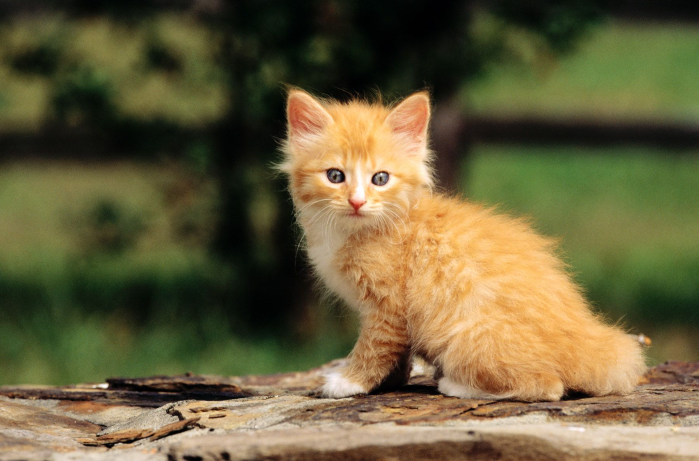
#> input picture third_project/5_query_images/1.png, 1397 x 922 px, given as the content of the folder 45_database_images, which was not available (shown at 1/2 size)
$ python RGB_search.py
#> lines starting #> are read from the running program, lines starting #| are printed output that depends on the picture; pictures that were not available may be replaced by others from this repository, and a replacement may not be noted
import os
import cv2
import numpy as np
import matplotlib.pyplot as plt

# 配置路径和参数
query_dir = "5_query_images"  # 检索请求图像路径
db_dir = "45_database_images"  # 被检索图像路径
output_dir = "results"  # 结果保存路径
os.makedirs(output_dir, exist_ok=True)


# 计算RGB直方图（8 bins/通道）
def compute_histogram(image_path):
#> called with image_path = '45_database_images/1.png'
    image = cv2.imread(image_path)
#> image is the input picture: shape (922, 1397, 3); mean B, G, R 60.9, 96.1, 105.5
    image = cv2.cvtColor(image, cv2.COLOR_BGR2RGB)  # 转为RGB格式
    hist = cv2.calcHist([image], [0, 1, 2], None, [8, 8, 8], [0, 256, 0, 256, 0, 256])
    hist = cv2.normalize(hist, hist).flatten()  # 归一化并展平为1D向量
#> hist = 512 values, max 0.759 at index 0, min 0 at index 2, mean 0.00768
    return hist


# 加载所有图像直方图
database = {}
for img_name in os.listdir(db_dir):
    img_path = os.path.join(db_dir, img_name)
    database[img_name] = compute_histogram(img_path)

# 处理每个检索请求
for query_name in os.listdir(query_dir):
    query_path = os.path.join(query_dir, query_name)
    query_hist = compute_histogram(query_path)
#> query_hist has the same summary as hist in compute_histogram

    # 计算与所有被检索图像的相似度（欧氏距离）
    distances = {}
    for db_name, db_hist in database.items():
        distance = np.linalg.norm(query_hist - db_hist)
        distances[db_name] = distance
#> this loop made 1 pass
#> (db_name, distance) on pass 1: ('1.png', 0)
#> after the loop, distances = {'1.png': 0}

    # 按距离排序，取前3名
    sorted_results = sorted(distances.items(), key=lambda x: x[1])[:3]
#> sorted_results = [('1.png', 0)]

    # 可视化结果
    fig = plt.figure(figsize=(10, 4))
    plt.subplot(1, 4, 1)
    query_img = cv2.cvtColor(cv2.imread(query_path), cv2.COLOR_BGR2RGB)
    plt.imshow(query_img)
    plt.title("Query Image")
    plt.axis('off')

    # 显示前3结果
    for i, (result_name, distance) in enumerate(sorted_results):
        result_path = os.path.join(db_dir, result_name)
        result_img = cv2.cvtColor(cv2.imread(result_path), cv2.COLOR_BGR2RGB)
        plt.subplot(1, 4, i + 2)
        plt.imshow(result_img)
        plt.title(f"Rank {i + 1}\nDist: {distance:.2f}")
        plt.axis('off')

    plt.suptitle(f"Query: {query_name}", fontsize=12)
    plt.savefig(os.path.join(output_dir, f"result_{query_name}.png"))
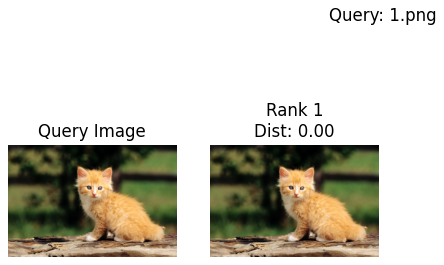
#> figure drawn by matplotlib, 2 panels
    plt.close()
#> pass 2 of the loop `for query_name in os.listdir(query_dir):`:
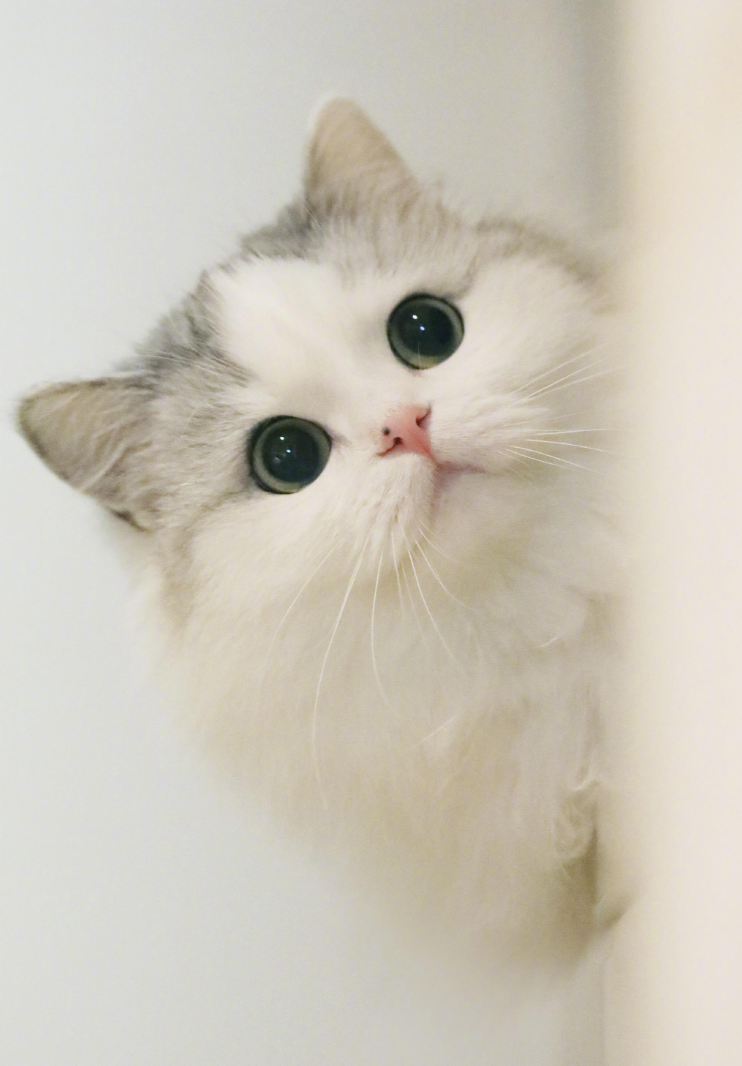
#> input picture third_project/5_query_images/2.png, 742 x 1066 px
#> in compute_histogram, image is the input picture: shape (1066, 742, 3); mean B, G, R 186.6, 199.2, 205.1
#> hist = 512 values, max 0.796 at index 438, min 0 at index 2, mean 0.00469
#> query_hist has the same summary as hist in compute_histogram
#> the loop `for db_name, db_hist in database.items():` made 1 pass
#> (db_name, distance) on pass 1: ('1.png', 1.38)
#> after the loop `for db_name, db_hist in database.items():`: distances = {'1.png': 1.38}
#> sorted_results = [('1.png', 1.38)]
#> `plt.savefig(os.path.join(output_dir, f"result_{query_name}.png"))`:
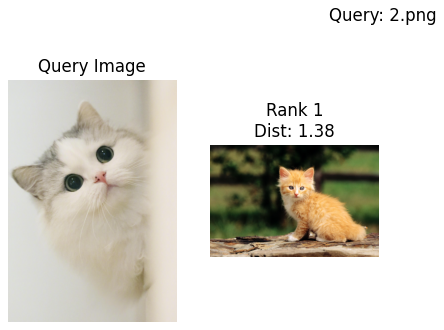
#> figure drawn by matplotlib, 2 panels
#> pass 3 of the loop `for query_name in os.listdir(query_dir):`:
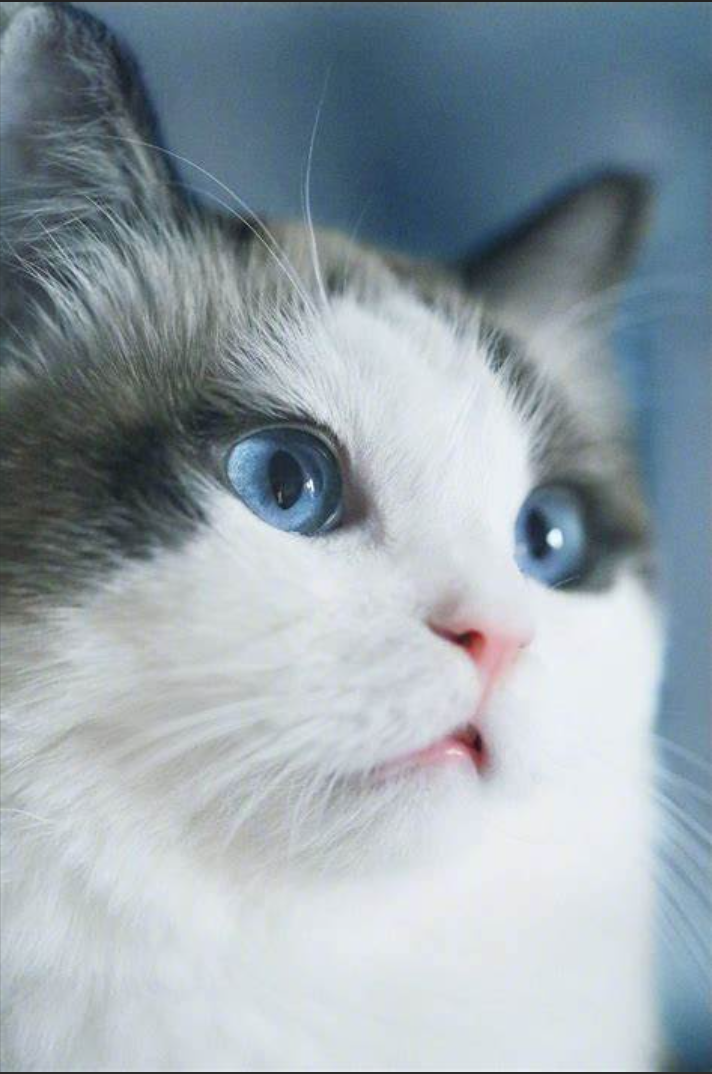
#> input picture third_project/5_query_images/3.png, 712 x 1074 px
#> in compute_histogram, image is the input picture: shape (1074, 712, 3); mean B, G, R 169.3, 161.2, 148.9
#> hist = 512 values, max 0.621 at index 438, min 0 at index 2, mean 0.00739
#> query_hist has the same summary as hist in compute_histogram
#> the loop `for db_name, db_hist in database.items():` made 1 pass
#> (db_name, distance) on pass 1: ('1.png', 1.4)
#> after the loop `for db_name, db_hist in database.items():`: distances = {'1.png': 1.4}
#> sorted_results = [('1.png', 1.4)]
#> `plt.savefig(os.path.join(output_dir, f"result_{query_name}.png"))`:
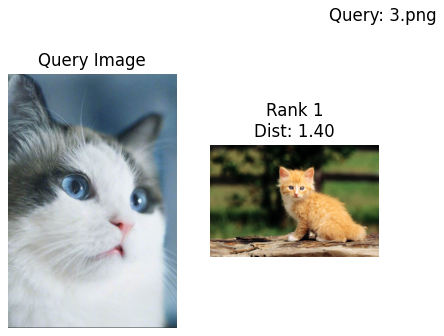
#> figure drawn by matplotlib, 2 panels
#> the loop made 4 passes; the first 3 are shown

print("检索完成！结果已保存至", output_dir)
